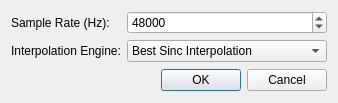
<ui version="4.0" >
 <class>SettingsDialog</class>
 <widget class="QDialog" name="SettingsDialog" >
  <property name="geometry" >
   <rect>
    <x>0</x>
    <y>0</y>
    <width>338</width>
    <height>99</height>
   </rect>
  </property>
  <property name="windowTitle" >
   <string>Sample Rate Converter Plugin Settings</string>
  </property>
  <layout class="QGridLayout" name="gridLayout" >
   <item row="0" column="0" >
    <widget class="QLabel" name="label" >
     <property name="text" >
      <string>Sample Rate (Hz):</string>
     </property>
    </widget>
   </item>
   <item row="0" column="1" colspan="2" >
    <widget class="QSpinBox" name="srSpinBox" >
     <property name="maximum" >
      <number>96000</number>
     </property>
     <property name="singleStep" >
      <number>100</number>
     </property>
     <property name="value" >
      <number>48000</number>
     </property>
    </widget>
   </item>
   <item row="1" column="0" >
    <widget class="QLabel" name="label_2" >
     <property name="text" >
      <string>Interpolation Engine:</string>
     </property>
    </widget>
   </item>
   <item row="1" column="1" colspan="2" >
    <widget class="QComboBox" name="engineComboBox" >
     <item>
      <property name="text" >
       <string>Best Sinc Interpolation</string>
      </property>
     </item>
     <item>
      <property name="text" >
       <string>Medium Sinc Interpolation</string>
      </property>
     </item>
     <item>
      <property name="text" >
       <string>Fastest Sinc Interpolation</string>
      </property>
     </item>
     <item>
      <property name="text" >
       <string>ZOH Interpolation</string>
      </property>
     </item>
     <item>
      <property name="text" >
       <string>Linear Interpolation</string>
      </property>
     </item>
    </widget>
   </item>
   <item row="2" column="0" colspan="2" >
    <spacer>
     <property name="orientation" >
      <enum>Qt::Horizontal</enum>
     </property>
     <property name="sizeHint" stdset="0" >
      <size>
       <width>228</width>
       <height>24</height>
      </size>
     </property>
    </spacer>
   </item>
   <item row="2" column="2" >
    <widget class="QDialogButtonBox" name="buttonBox" >
     <property name="sizePolicy" >
      <sizepolicy vsizetype="Fixed" hsizetype="Maximum" >
       <horstretch>0</horstretch>
       <verstretch>0</verstretch>
      </sizepolicy>
     </property>
     <property name="standardButtons" >
      <set>QDialogButtonBox::Cancel|QDialogButtonBox::Ok</set>
     </property>
    </widget>
   </item>
  </layout>
 </widget>
 <resources/>
 <connections>
  <connection>
   <sender>buttonBox</sender>
   <signal>accepted()</signal>
   <receiver>SettingsDialog</receiver>
   <slot>accept()</slot>
   <hints>
    <hint type="sourcelabel" >
     <x>270</x>
     <y>76</y>
    </hint>
    <hint type="destinationlabel" >
     <x>91</x>
     <y>88</y>
    </hint>
   </hints>
  </connection>
  <connection>
   <sender>buttonBox</sender>
   <signal>rejected()</signal>
   <receiver>SettingsDialog</receiver>
   <slot>reject()</slot>
   <hints>
    <hint type="sourcelabel" >
     <x>326</x>
     <y>78</y>
    </hint>
    <hint type="destinationlabel" >
     <x>139</x>
     <y>60</y>
    </hint>
   </hints>
  </connection>
 </connections>
</ui>
